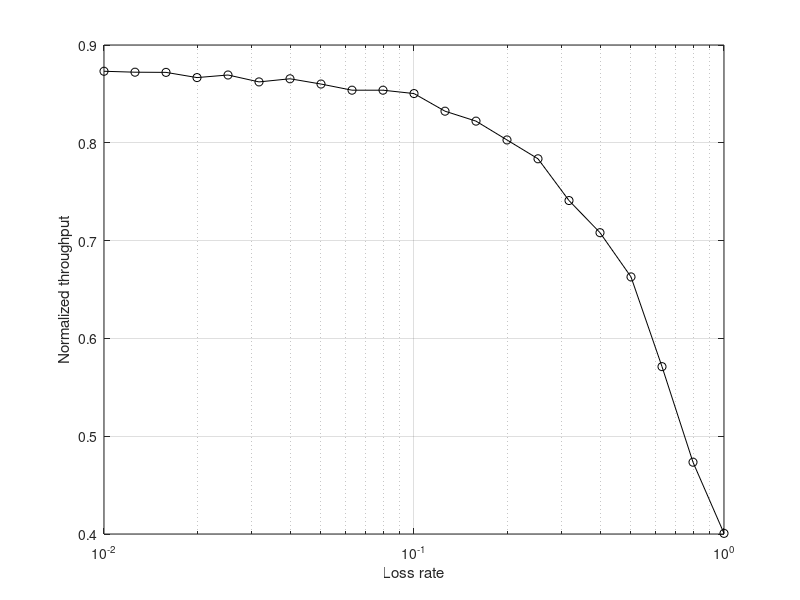

The MATLAB source for this figure:
%------------parameters-----------------------------------------------------

C=100*10^6;
RTT=100*10^(-3);
alpha=10^6/(8*1000);
beta=0.5;
N=100; %The total number of state of TCP CUBIC
Da=1000; %bytes in one segment
W=C*RTT/(8*Da);
K=1000;
mu=-2:0.1:0;
tput=zeros(length(mu),1);
lamda =zeros(length(mu),1);
%---------------------Initiate lamda---------------------------------------
for l=1:1:length(mu)
    lamda(l)=10^mu(l);
end


for i=1:length(mu)
    x=zeros(K,1);
    x(1)=0;
    tloss=exprnd(1/lamda(i),K,1);
    t=zeros(K,1);
    s=zeros(K,1);
    D=zeros(K,1);
    for k=1:K
        D(k)= nthroot((W-x(k))/(alpha), 3) +nthroot ((1-beta)*x(k)/(alpha),3);
        t(k)=min(tloss(k),D(k));
        x(k+1)=alpha*(t(k)-nthroot((1-beta)*x(k)/(alpha),3))^3 +x(k) ;
        L=nthroot((1-beta)*x(k,1)/(alpha),3);
        s(k)=x(k)*t(k) +(alpha/4)*((t(k)-L)^4 -L^4);
        
               
    end
   
    T=0;
    S=0;
    
    for m=1:K
        T=T+t(m);
        S=S+s(m);
    end
    R=S/(T);
    tput(i) = R/(W);
    
end
semilogx(lamda,tput,'ko-');
hold on;
xlabel('Loss rate');
ylabel('Normalized throughput');
grid on;                    
          
                
               
        
        
        
        
        
        
        
        
   
        
    
    
    